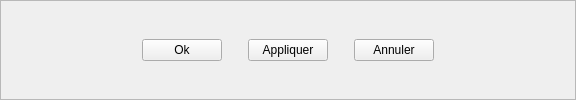
                <widget class="QFrame" name="frame_2">
                    <property name="sizePolicy">
                        <sizepolicy hsizetype="Preferred" vsizetype="Fixed">
                            <horstretch>0</horstretch>
                            <verstretch>0</verstretch>
                        </sizepolicy>
                    </property>
                    <property name="frameShape">
                        <enum>QFrame::StyledPanel</enum>
                    </property>
                    <property name="frameShadow">
                        <enum>QFrame::Raised</enum>
                    </property>
                    <layout class="QHBoxLayout" name="horizontalLayout_2">
                        <item>
                            <spacer name="horizontalSpacer_5">
                                <property name="orientation">
                                    <enum>Qt::Horizontal</enum>
                                </property>
                                <property name="sizeHint" stdset="0">
                                    <size>
                                        <width>130</width>
                                        <height>20</height>
                                    </size>
                                </property>
                            </spacer>
                        </item>
                        <item>
                            <widget class="QPushButton" name="ButtonOk_2">
                                <property name="toolTip">
                                    <string>Sauvegarde Et ferme La fenêtre</string>
                                </property>
                                <property name="text">
                                    <string>Ok</string>
                                </property>
                            </widget>
                        </item>
                        <item>
                            <spacer name="horizontalSpacer_6">
                                <property name="orientation">
                                    <enum>Qt::Horizontal</enum>
                                </property>
                                <property name="sizeType">
                                    <enum>QSizePolicy::Preferred</enum>
                                </property>
                                <property name="sizeHint" stdset="0">
                                    <size>
                                        <width>20</width>
                                        <height>20</height>
                                    </size>
                                </property>
                            </spacer>
                        </item>
                        <item>
                            <widget class="QPushButton" name="ButtonApply_2">
                                <property name="toolTip">
                                    <string>Sauvegarde sans fermer la fenêtre</string>
                                </property>
                                <property name="text">
                                    <string>Appliquer</string>
                                </property>
                            </widget>
                        </item>
                        <item>
                            <spacer name="horizontalSpacer_7">
                                <property name="orientation">
                                    <enum>Qt::Horizontal</enum>
                                </property>
                                <property name="sizeType">
                                    <enum>QSizePolicy::Preferred</enum>
                                </property>
                                <property name="sizeHint" stdset="0">
                                    <size>
                                        <width>20</width>
                                        <height>20</height>
                                    </size>
                                </property>
                            </spacer>
                        </item>
                        <item>
                            <widget class="QPushButton" name="ButtonCancel_2">
                                <property name="toolTip">
                                    <string>Ferme la fenêtre sans sauvegarder</string>
                                </property>
                                <property name="text">
                                    <string>Annuler</string>
                                </property>
                            </widget>
                        </item>
                        <item>
                            <spacer name="horizontalSpacer_8">
                                <property name="orientation">
                                    <enum>Qt::Horizontal</enum>
                                </property>
                                <property name="sizeHint" stdset="0">
                                    <size>
                                        <width>130</width>
                                        <height>20</height>
                                    </size>
                                </property>
                            </spacer>
                        </item>
                    </layout>
                </widget>
